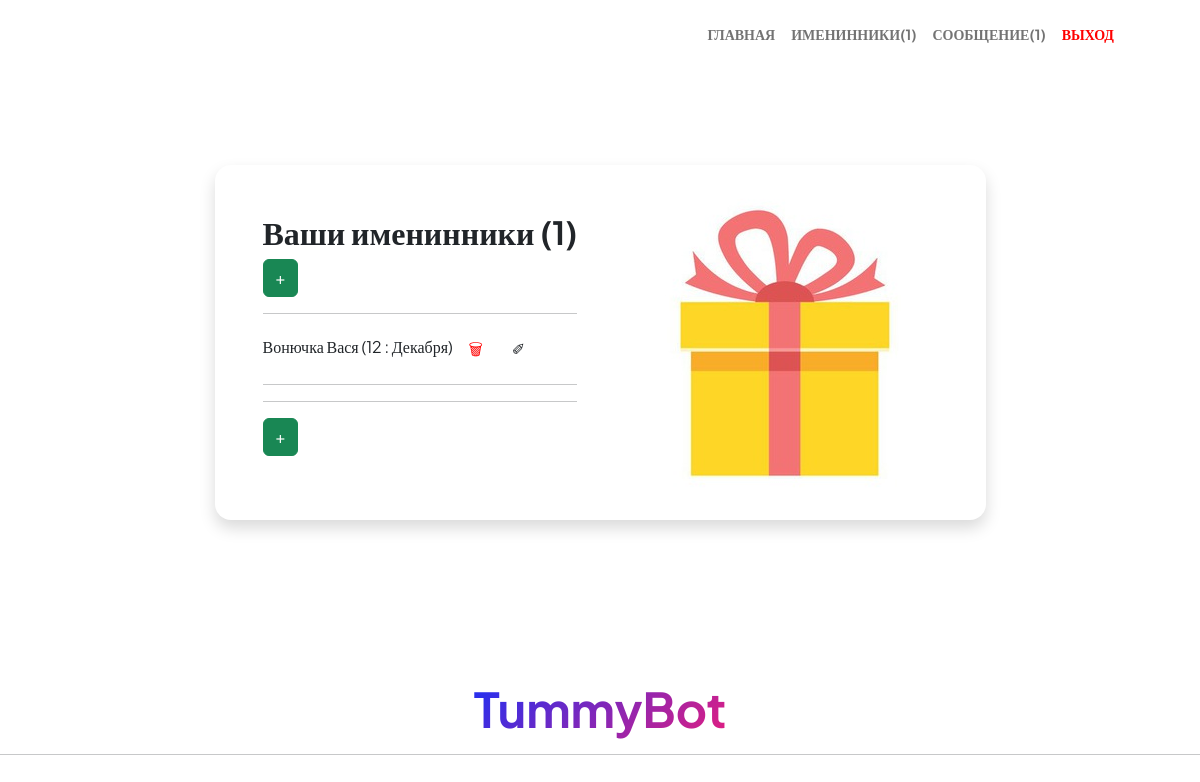
The app's page /users/radmi-list/ (signed in), older data.
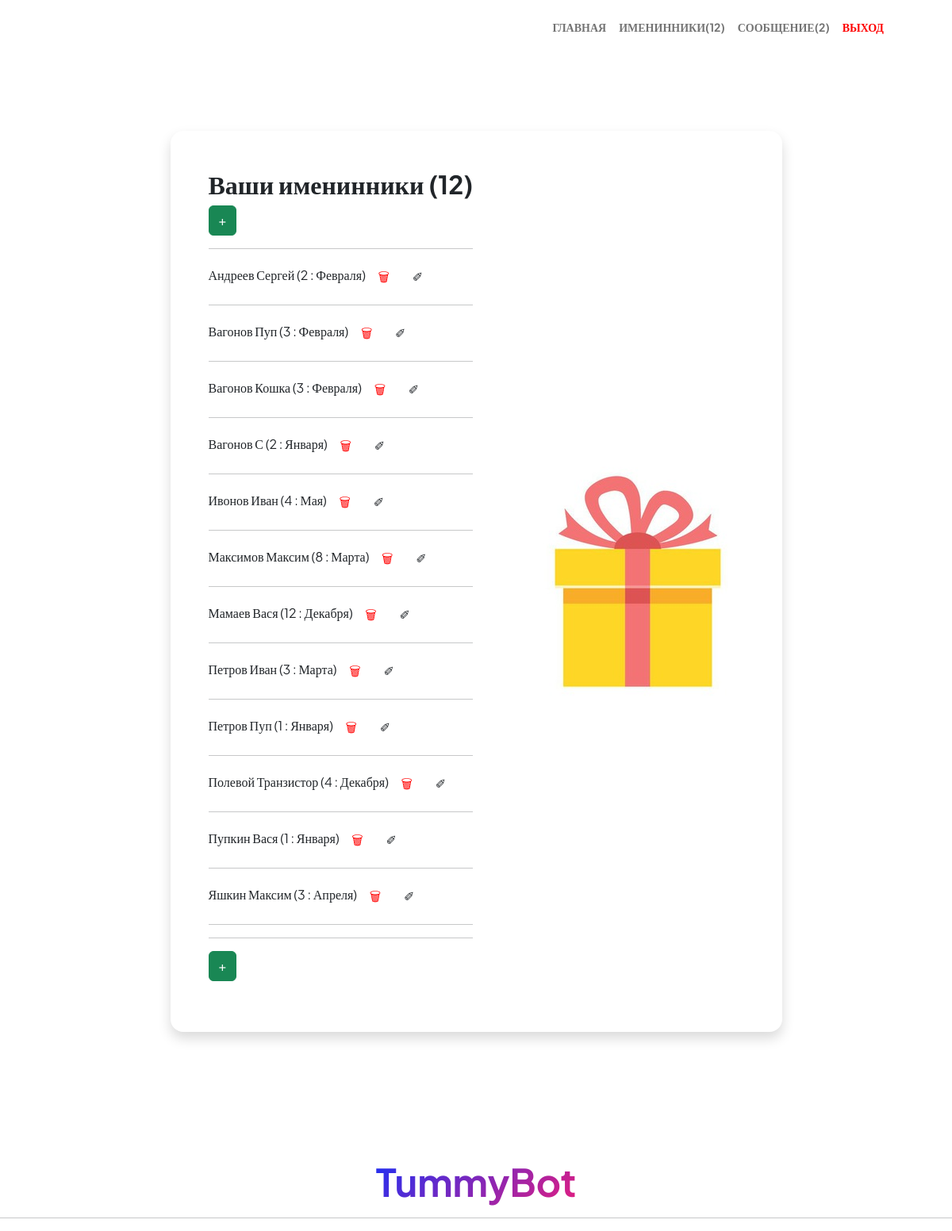
The same page, newer data.
### reminders/models.py (models this page shows)
class Birthday_boy(models.Model):
    name = models.CharField(max_length=32, default='default name')
    surname = models.CharField(max_length=32)
    def __str__(self):
        return f'{self.surname} {self.name}   ({self.day} : {self.month})'
    day = models.ForeignKey(Day, on_delete=models.CASCADE)
    month = models.ForeignKey(Month, on_delete=models.CASCADE)
    user = models.ManyToManyField(SiteUser)

class Day(models.Model):
    day = models.IntegerField(unique=True)
    def __str__(self):
        return '{}'.format(self.day)

class Month(models.Model):
    month = models.CharField(max_length=12, unique=True)
    def __str__(self):
        return self.month

### reminders/views.py (the view)
# urls.py: path('radmi-list/', views.RadmiListView.as_view(), name='radmi_list'),
class RadmiListView(ListView, HumanContextMixin):
    model = Birthday_boy
    template_name = 'reminders/radmi_list.html'
    context_object_name = 'birthday'
    def get_queryset(self):
        return Birthday_boy.objects.filter(user=self.request.user)

### reminders/context_processors.py (called while the page is built)
def name_bot(request):
    return {"name_bot": 'TummyBot'}

def story(request):
    try:
        story = Birthday_boy.objects .filter(user = request.user).latest('id')
        return {"story": story}
    except TypeError:
        return {"story": ''}
    except ObjectDoesNotExist:
        return {"story": ''}

### reminders/views.py (called while the page is built)
    def get_context_data(self, *args, **kwargs):
        context = super().get_context_data(*args, **kwargs)
        context['count'] = Birthday_boy.objects.filter(user=self.request.user).count()
        context['count_messages'] = Reminder.objects.filter(user=self.request.user).count()
        context['date_time'] = date_time.date()
        return context

### reminders/templates/reminders/radmi_list.html (shortened to what this page needs)
{% extends "base.html" %}
{% load static %}
{% block index %}
<section class="py-5" xmlns="http://www.w3.org/1999/html">
    <div class="container px-5 mb-5">
        <div class="row gx-5 justify-content-center">
            <div class="col-lg-11 col-xl-9 col-xxl-8">
                <div class="card overflow-hidden shadow rounded-4 border-0 mb-5">
                    <div class="card-body p-0">
                        <div class="d-flex align-items-center">
                            <div class="p-5">
                                <h2 class="fw-bolder">Ваши именинники ({{count}})</h2>
                                <h4>
                               <a class="btn btn-success" title="Добавить"  href="{% url 'blog_site:radmi_create' %}">+</a>
                                </h4>
                                <p> {%for i in birthday|dictsort:"surname"%}
                                <hr>
                               {{i}}
                 <a class = "btn" href="{% url 'blog_site:radmi_delete' pk=i.pk %}" title="Удалить" style="color: red;">&#128465; </a>
                       <a class = "btn" href="{% url 'blog_site:radmi_update' pk=i.pk %}" title="Изменить">&#10000; </a>
                                {% endfor %}
                                <hr>
                                <hr>
                                <p>
                                 <a class="btn btn-success" title="Добавить"  href="{% url 'blog_site:radmi_create' %}">+</a>
                                </p>
                            </div>
                            <img class="img-fluid" src="{% static 'assets/present.png' %}" alt="..."/>
                        </div>
                    </div>
                </div>
            </div>
        </div>
    </div>
</section>
 <div class="row gx-5 justify-content-center">
            <div class="col-xxl-8">
                <div class="text-center my-3">
                    <h4 class="display-5 fw-bolder"><span class="text-gradient d-inline">{{name_bot}}</span></h4>
<hr>
                    </div>
                </div>
            </div>
{% endblock %}

Row changes from the older to the newer data that the page shows:
removed Birthday_boy: surname+name+day "Вонючка Вася (12 : Декабря)"
added Birthday_boy: surname+name+day "Андреев Сергей (2 : Февраля)"
added Birthday_boy: surname+name+day "Вагонов Пуп (3 : Февраля)"
added Birthday_boy: surname+name+day "Вагонов Кошка (3 : Февраля)"
added Birthday_boy: surname+name+day "Вагонов С (2 : Января)"
added Birthday_boy: surname+name+day "Ивонов Иван (4 : Мая)"
added Birthday_boy: surname+name+day "Максимов Максим (8 : Марта)"
added Birthday_boy: surname+name+day "Мамаев Вася (12 : Декабря)"
added Birthday_boy: surname+name+day "Петров Иван (3 : Марта)"
added Birthday_boy: surname+name+day "Петров Пуп (1 : Января)"
added Birthday_boy: surname+name+day "Полевой Транзистор (4 : Декабря)"
added Birthday_boy: surname+name+day "Пупкин Вася (1 : Января)"
added Birthday_boy: surname+name+day "Яшкин Максим (3 : Апреля)"
Text that changed along with them:
{{ count }}: "1" → "12"
{{ count_messages }}: "1" → "2"
